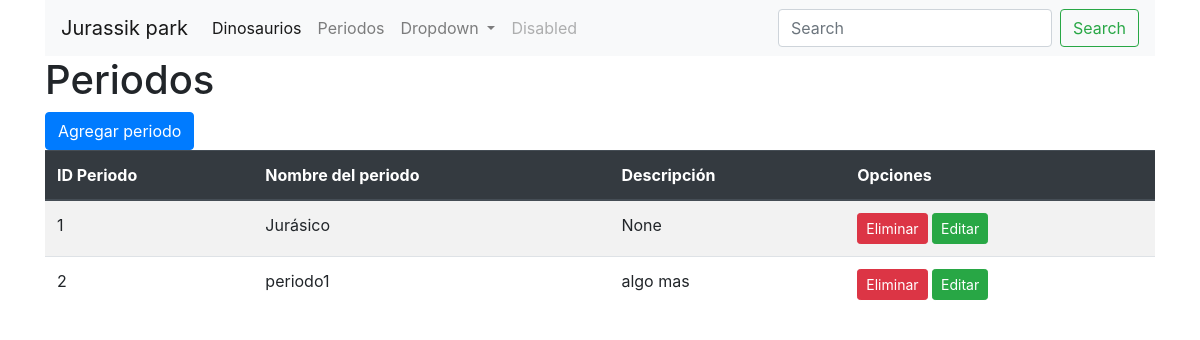
Page /periodo/ on the earlier database version.
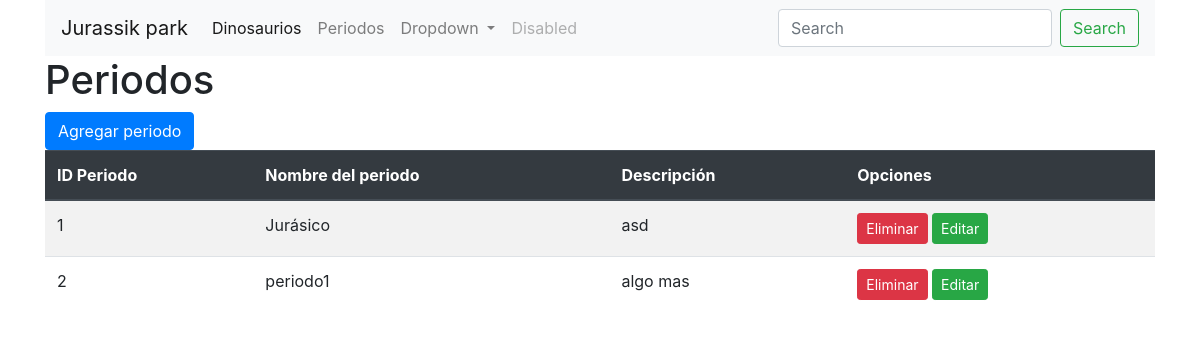
Same page on the later database version.
### dinosaurios/models.py (models this page shows, shortened)
class Periodo(models.Model):
    nombre = models.CharField(max_length=100)
    descripcion = models.TextField("Descripción", null=True, blank=True)

### dinosaurios/views.py (the view)
# urls.py: path('',views.lista_periodo, name='lista_periodo'),
def lista_periodo(request):
    periodos = Periodo.objects.all()
    nombre = "T-REX"
    context = {'periodos':periodos, 'nombre':nombre}
    return render(request, 'periodos.html',context)

### dinosaurios/templates/periodos.html (shortened to what this page needs)
{% extends 'base.html' %}
{% block contenido %}
    <h1>Periodos</h1>
    <a href="{% url "agregar_periodo" %}" class="btn btn-primary">Agregar periodo</a>
    <table class="table table-striped">
        <thead class="thead-dark">
            <th>ID Periodo</th>
            <th>Nombre del periodo</th>
            <th>Descripción</th>
            <th>Opciones</th>
        </thead>
        <tbody>
            {% for periodo in periodos %}
                <tr>
                    <td>{{periodo.id}}</td>
                    <td>{{periodo.nombre}}</td>
                    <td>{{periodo.descripcion}}</td>
                    <td>
                        <a href="{% url "eliminar_periodo" periodo.id %}" class="btn btn-danger btn-sm">Eliminar</a>
                        <a href="{% url "editar_periodo" periodo.id %}" class="btn btn-success btn-sm">Editar</a>
                    </td>
                </tr>
            {% endfor %}
        </tbody>
    </table>
{% endblock contenido %}

### dinosaurios/templates/base.html (shortened to what this page needs)
{% load static %}
<!DOCTYPE html>
<html lang="en">
<head>
    <link rel="stylesheet" href="{% static "css/bootstrap.min.css" %}">
</head>
<body>
    <div class="container">
            <nav class="navbar navbar-expand-lg navbar-light bg-light">
                <a class="navbar-brand" href="#">Jurassik park</a>
                <div class="collapse navbar-collapse" id="navbarSupportedContent">
                    <ul class="navbar-nav mr-auto">
                    <li class="nav-item active">
                        <a class="nav-link" href="#">Dinosaurios<span class="sr-only">(current)</span></a>
                    </li>
                    <li class="nav-item">
                        <a class="nav-link" href="{% url "lista_periodo" %}">Periodos</a>
                    </li>
                    <li class="nav-item dropdown">
                        <a class="nav-link dropdown-toggle" href="#" id="navbarDropdown" role="button" data-toggle="dropdown" aria-haspopup="true" aria-expanded="false">
                        Dropdown
                        </a>
                    </li>
                    <li class="nav-item">
                        <a class="nav-link disabled" href="#" tabindex="-1" aria-disabled="true">Disabled</a>
                    </li>
                    </ul>
                    <form class="form-inline my-2 my-lg-0">
                    <input class="form-control mr-sm-2" type="search" placeholder="Search" aria-label="Search">
                    <button class="btn btn-outline-success my-2 my-sm-0" type="submit">Search</button>
                    </form>
                </div>
            </nav>
        {% block contenido %}
        {% endblock contenido %}
    </div>
</body>
</html>

Differences in the rows shown:
changed Periodo "Jurásico": descripcion "None" → "asd"
